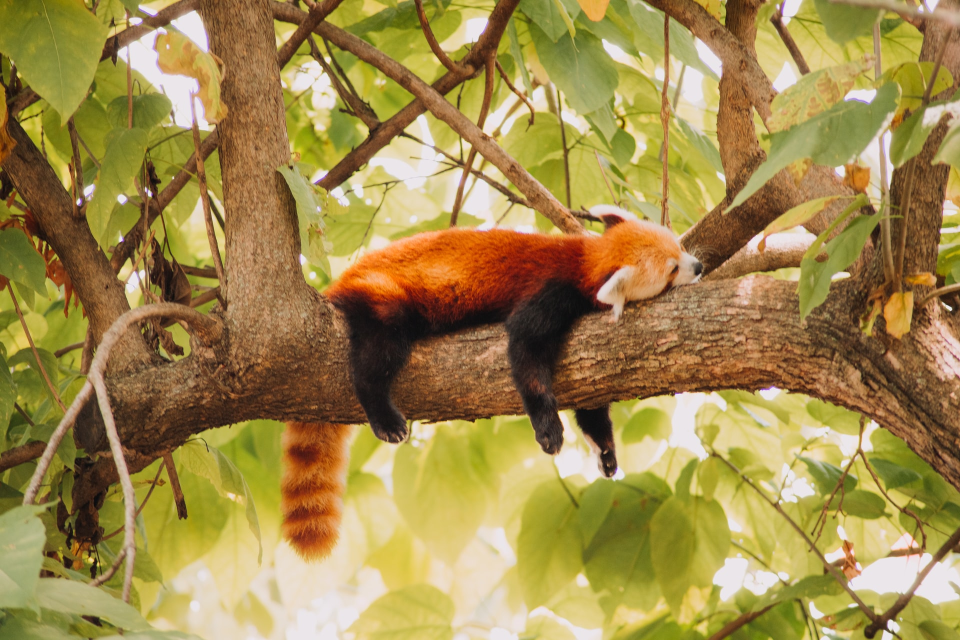
#> input picture image.jpg, 1920 x 1280 px (shown at 1/2 size)
$ python pillow8_shapes.py
#> lines starting #> are read from the running program, lines starting #| are printed output that depends on the picture
# https://pillow.readthedocs.io/en/stable/reference/ImageDraw.html
from PIL import Image, ImageDraw, ImageFont

# image import
image = Image.open('image.jpg')
#> image is the input picture: PIL image 1920x1280 RGB; mean R, G, B 160.9, 137.7, 76.5
draw = ImageDraw.Draw(image) # creates a draw object


# Draw shapes
draw.rectangle((200, 400, 700, 600), fill=(255, 0, 0), outline='yellow', width=5)
draw.ellipse((200, 400, 700, 600), fill=(255, 0, 255), outline='purple', width=5)
draw.polygon(((0, 0), (100, 0), (100, 100), (50, 200)), fill='blue', outline='yellow', width=5)
draw.line(((800, 1000), (1000, 1100), (1200, 1000)), fill='black', width=10, joint = 'curve')
image.show()
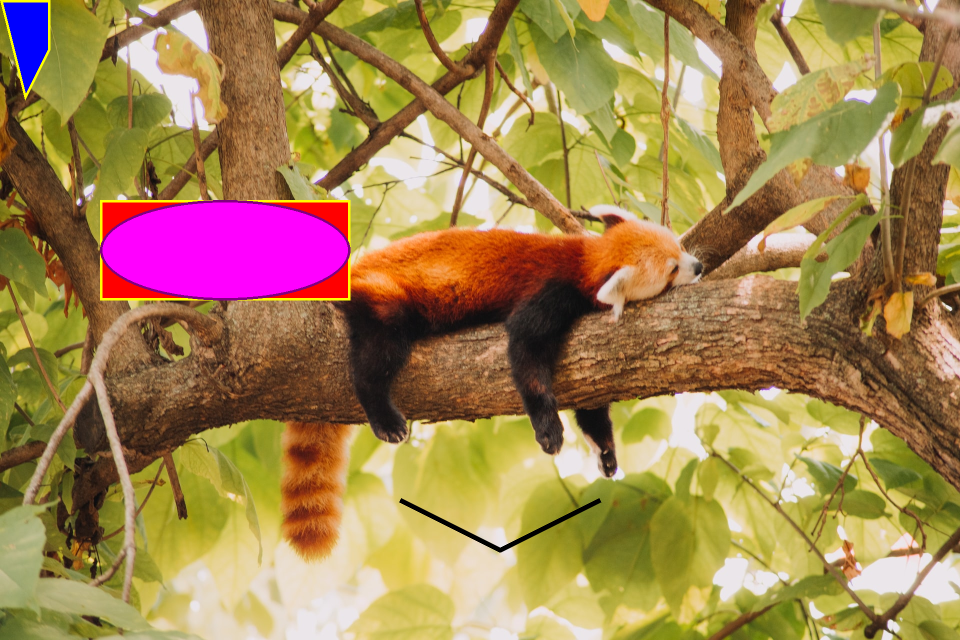
#> shown: PIL image 1920x1280 RGB (shown at 1/2 size); mean R, G, B 163.8, 132.2, 82.2

# draw circle thingies
draw.arc((800, 100, 1000, 300), start=0, end=360, width=10, fill='red')
draw.chord((800, 100, 1000, 300), start=40, end=150, width=10, fill='red')
draw.pieslice((800, 100, 1000, 300), start = 10, end = 180, width = 10, fill='red')

# drawing text
font = ImageFont.truetype('PILLOW/halogen.Otf', size=500)
draw.text((1300, 640), 'Mayank', font=font, fill = (0, 255, 255), align='center', anchor='mm')


image.show()
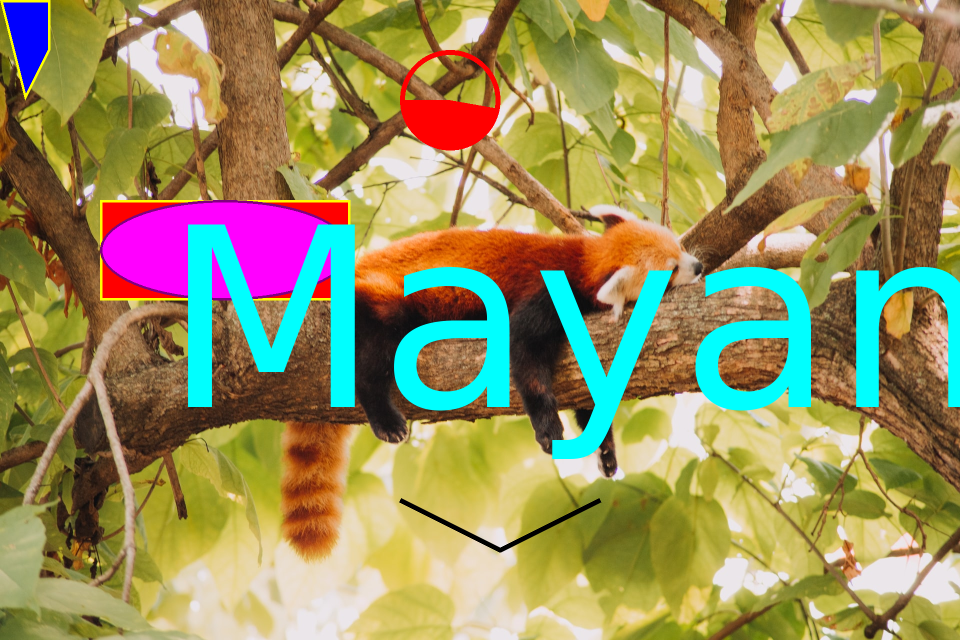
#> shown: PIL image 1920x1280 RGB (shown at 1/2 size); mean R, G, B 153.3, 143.8, 94.6

$ run again, with owl.jpg copied over image.jpg
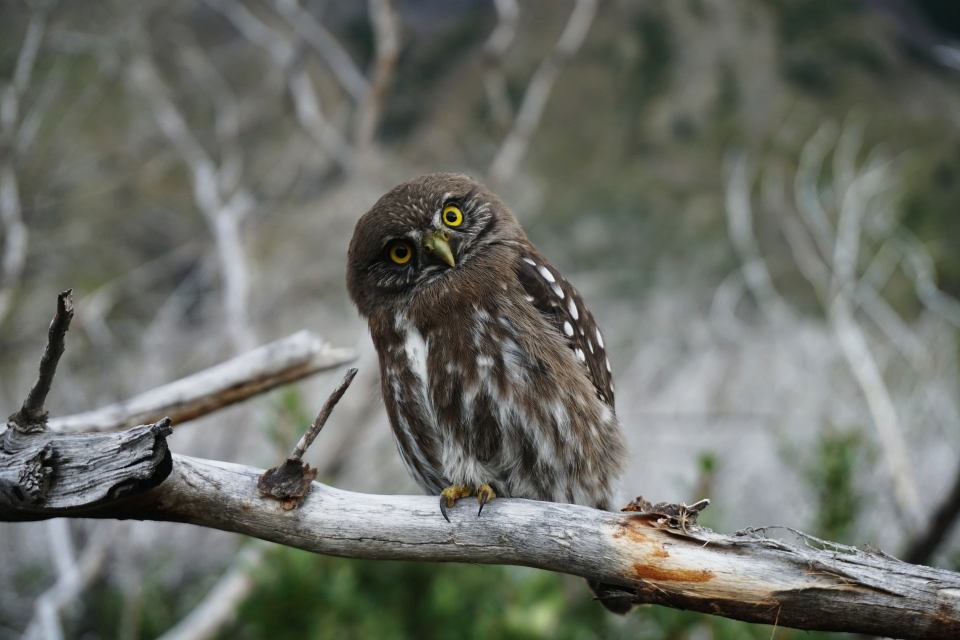
#> input picture owl.jpg, 1920 x 1280 px (shown at 1/2 size)
#> image is the input picture: PIL image 1920x1280 RGB; mean R, G, B 106.4, 109.2, 102
#> `image.show()`:
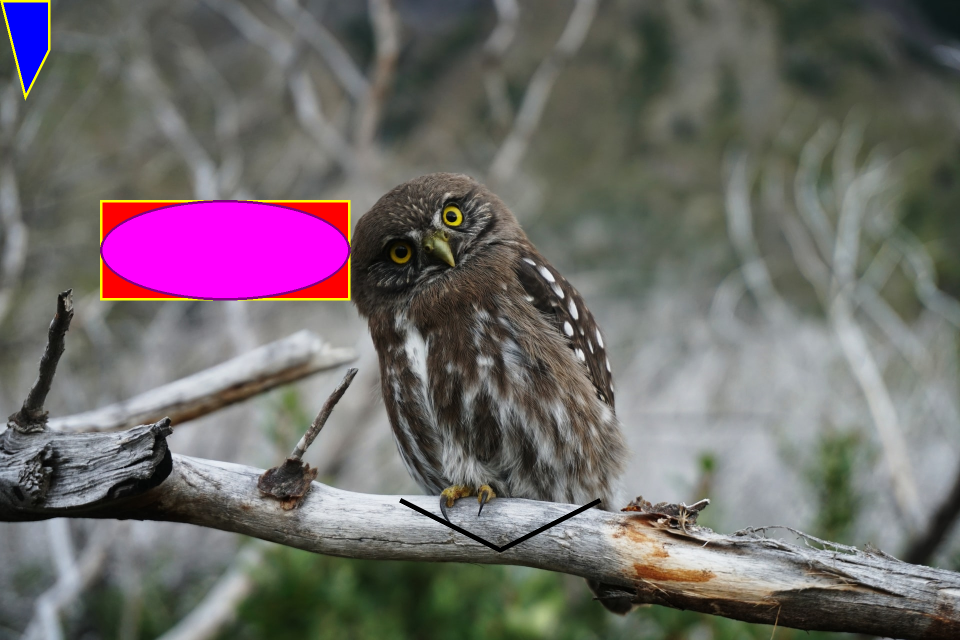
#> shown: PIL image 1920x1280 RGB (shown at 1/2 size); mean R, G, B 111.3, 104.5, 105.6
#> `image.show()`:
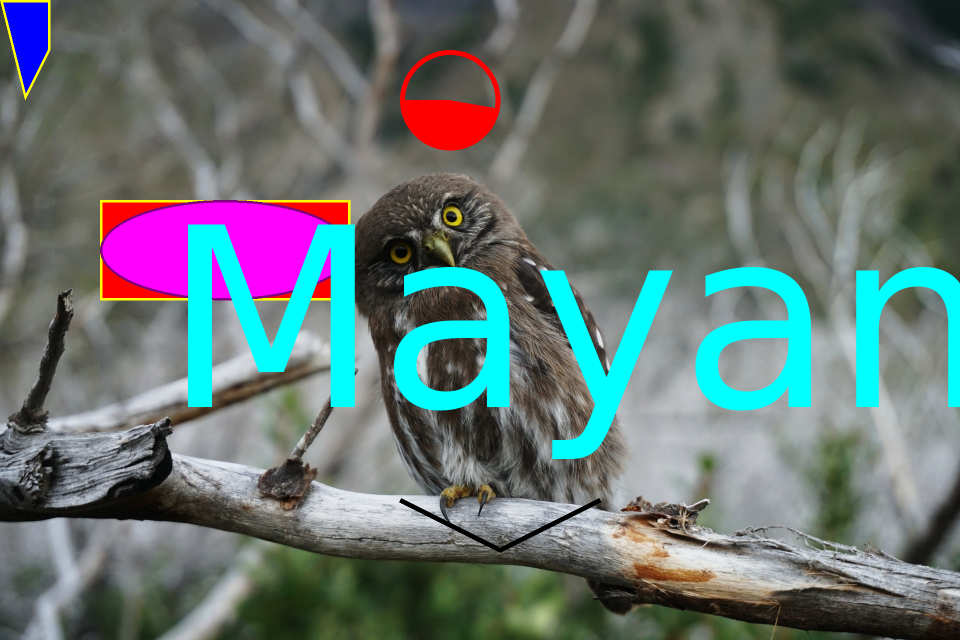
#> shown: PIL image 1920x1280 RGB (shown at 1/2 size); mean R, G, B 102.2, 114.6, 114.1
